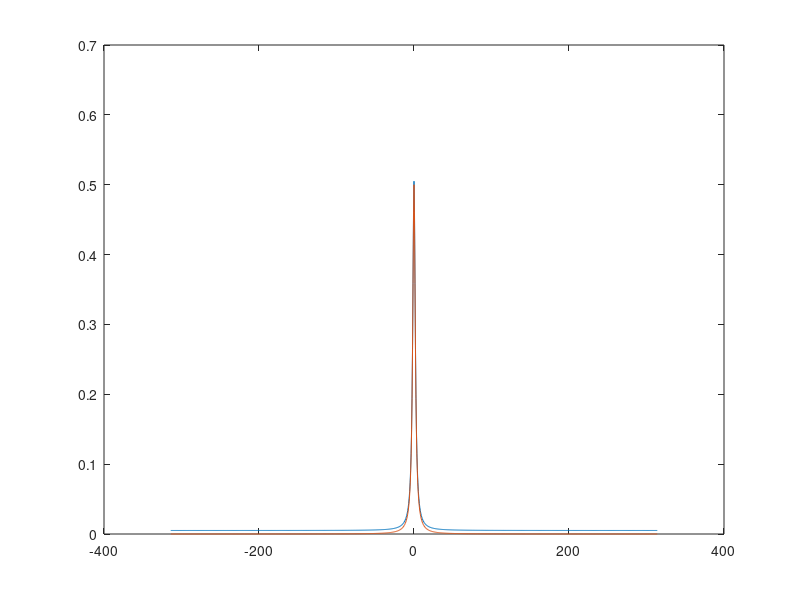
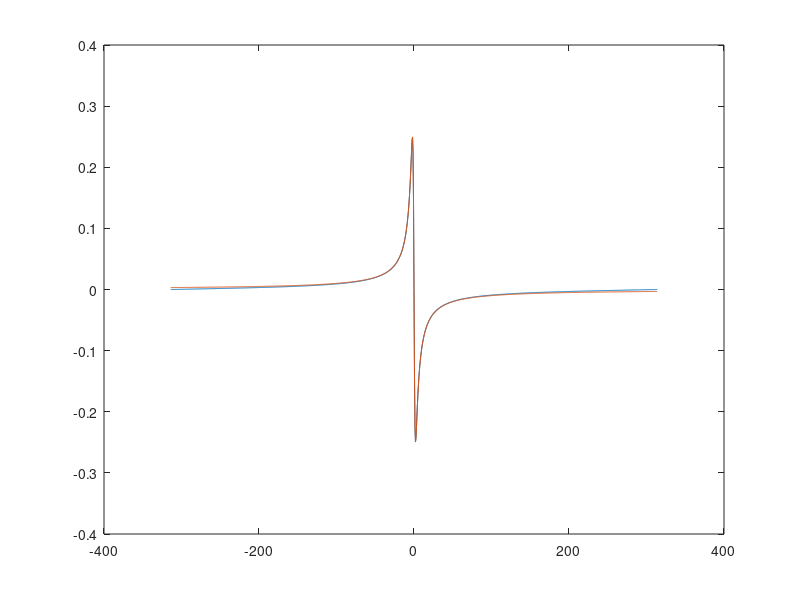

Here is the MATLAB script that generated these plots, in order:
% the FT of an exponential decay is the Lorentz function

close all
clear all


dt = 0.01;
tmax = 10;
fsample = 1/ dt;

time = (0:dt:tmax) ;


gamma = 2;
signal = exp(-1 .* gamma .* time);
signal(time < 0) = 0;


ft = fftshift(fft(signal)) ;

% bastle Frequenzachse
n = length(signal);
n_halbe = fix(n/2); % runde ab auf ganze Zahl
n_rest = n - 2 * n_halbe;
omega = 2 .* pi .* (-1 * n_halbe :n_halbe -1 + n_rest)./ n .* fsample;


lorentz = 1 ./ (gamma + 1i .* omega);

plot(omega, real(ft) .* dt)
hold on
plot(omega, real(lorentz) )
hold off

figure
plot(omega, imag(ft) .* dt)
hold on
plot(omega, imag(lorentz) )
hold off


